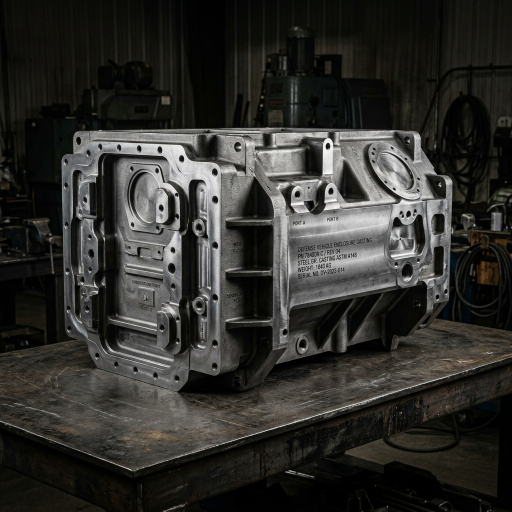
#> input picture images/defense_armored_casing.jpg, 1024 x 1024 px, given in place of page_1.png, which was not available (shown at 1/2 size)
$ python optimize_images.py
#> lines starting #> are read from the running program, lines starting #| are printed output that depends on the picture
"""
Builds the web-ready image set in assets/img/ from the source files in images/.

Run from the project root:   python tools/optimize_images.py
Requires Pillow (pip install pillow). Safe to re-run; outputs are overwritten.
"""
from pathlib import Path
from PIL import Image

ROOT = Path(__file__).resolve().parent.parent
SRC = ROOT / "images"
OUT = ROOT / "assets" / "img"
OUT.mkdir(parents=True, exist_ok=True)


def load(name, crop=None, bg=(255, 255, 255)):
#> called with name = 'page_1.png', crop = (86, 44, 2460, 1124), bg = (255, 255, 255)
    im = Image.open(SRC / name)
#> im is the input picture: PIL image 1024x1024 RGB; mean R, G, B 48.3, 47.6, 44.3
    if crop:
        im = im.crop(crop)
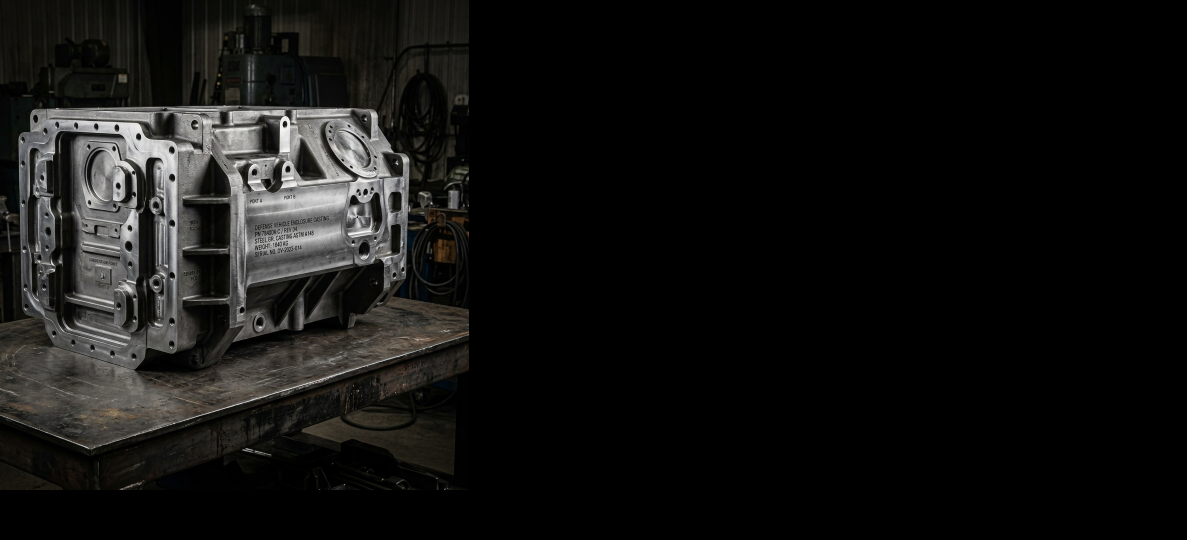
#> im: PIL image 2374x1080 RGB (shown at 1/2 size); mean R, G, B 18.9, 18.6, 17.5
    if im.mode in ("RGBA", "LA", "P"):
        im = im.convert("RGBA")
        flat = Image.new("RGB", im.size, bg)
        flat.paste(im, mask=im.split()[-1])
        im = flat
    return im.convert("RGB")


# [55 lines left out: functions _runs, frame_crop, trim_islands, not called in this run]


def save_webp(im, out_name, max_w=None, max_h=None, quality=80):
    im = im.copy()
    w, h = im.size
    scale = 1.0
    if max_w and w > max_w:
        scale = min(scale, max_w / w)
    if max_h and h > max_h:
        scale = min(scale, max_h / h)
    if scale < 1.0:
        im = im.resize((round(w * scale), round(h * scale)), Image.LANCZOS)
    path = OUT / out_name
    im.save(path, "WEBP", quality=quality, method=6)
    print(f"{out_name:40s} {im.size[0]}x{im.size[1]}  {path.stat().st_size // 1024} KB")
    return im.size


# Plant aerial photo, cropped out of the original deck cover slide
aerial = load("page_1.png", crop=(86, 44, 2460, 1124))
for w in (2000, 1280, 800):
    save_webp(aerial, f"plant-aerial-{w}.webp", max_w=w, quality=78)
#> this loop made 3 passes
#> pass 2, in save_webp (call 2), `im = im.resize((round(w * scale), round(h * scale)), Image.LANCZOS)`:
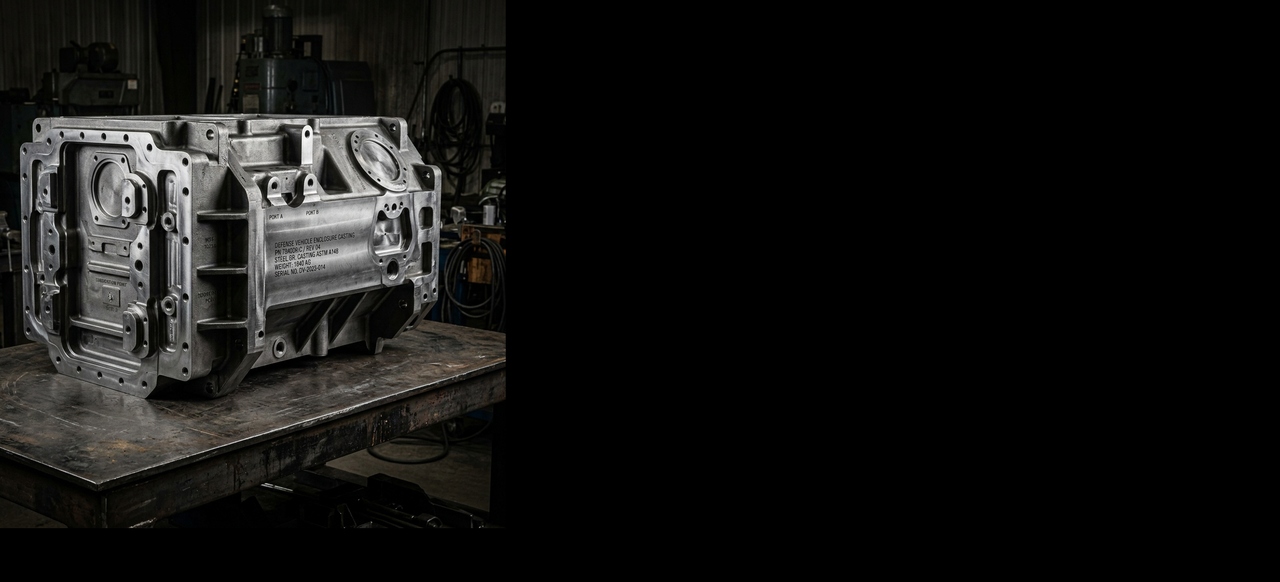
#> im: PIL image 1280x582 RGB; mean R, G, B 18.9, 18.6, 17.5

# Open Graph / social share image (1200x630, JPEG for widest support)
og = aerial.copy()
ow, oh = og.size
#> ow = 2374; oh = 1080
target_ratio = 1200 / 630
if ow / oh > target_ratio:
    nw = round(oh * target_ratio)
#> nw = 2057
    og = og.crop(((ow - nw) // 2, 0, (ow - nw) // 2 + nw, oh))
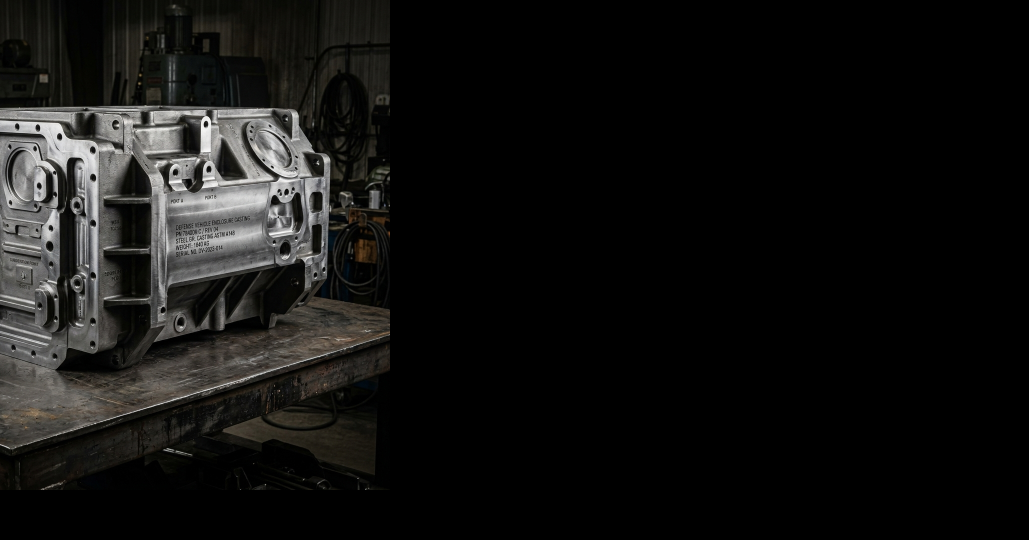
#> og: PIL image 2057x1080 RGB (shown at 1/2 size); mean R, G, B 19, 18.7, 17.5
else:
    nh = round(ow / target_ratio)
    og = og.crop((0, (oh - nh) // 2, ow, (oh - nh) // 2 + nh))
og = og.resize((1200, 630), Image.LANCZOS)
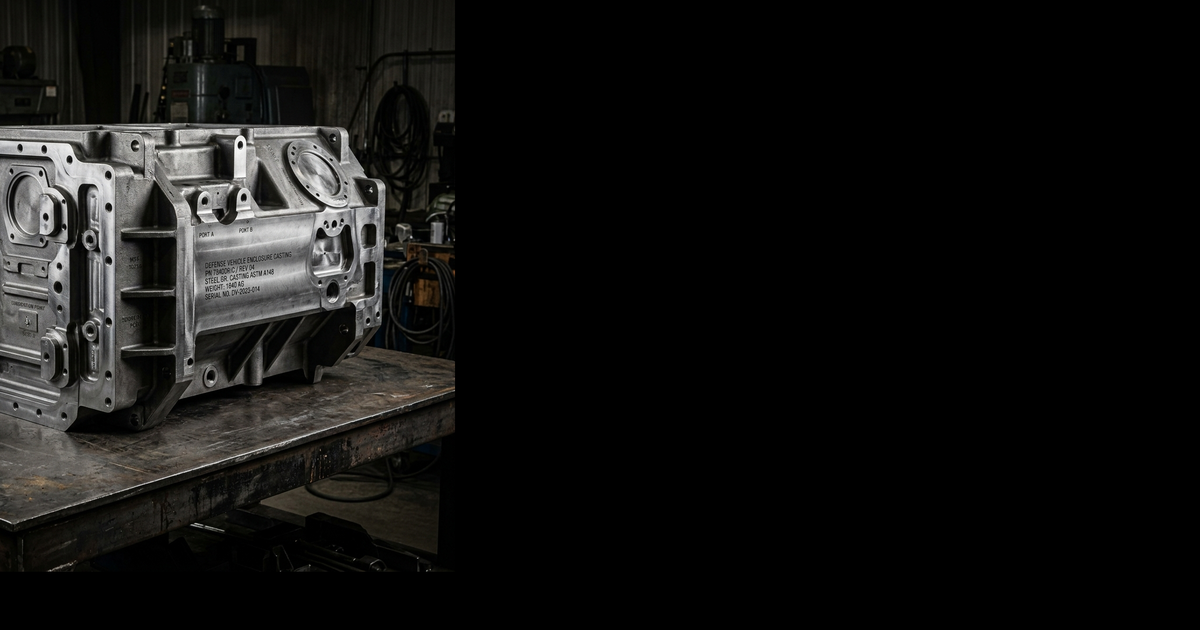
#> og: PIL image 1200x630 RGB; mean R, G, B 19, 18.7, 17.5
og.save(OUT / "og-image.jpg", "JPEG", quality=82, optimize=True, progressive=True)
print("og-image.jpg 1200x630")

save_webp(load("hero_red_godown_enhanced.png"), "plant-shed.webp", max_w=1200)
#> call 2 of load, with name = 'hero_red_godown_enhanced.png', bg = (255, 255, 255)
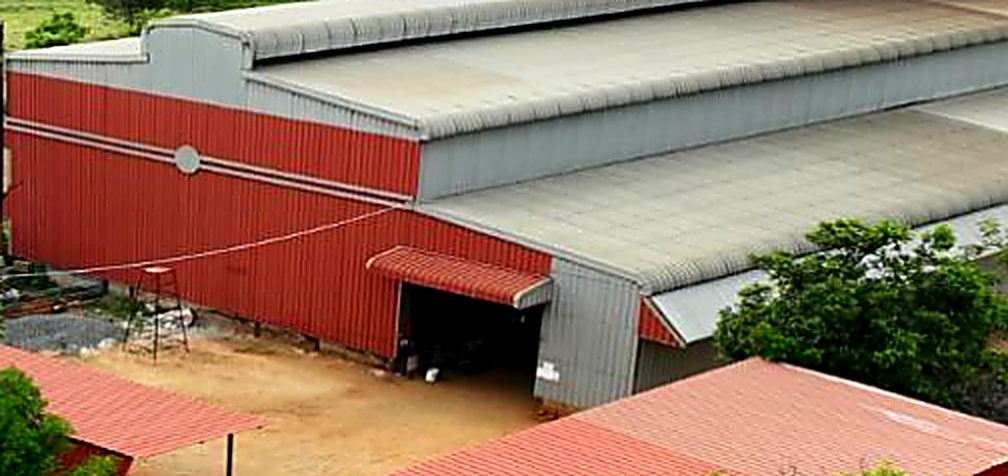
#> input picture images/hero_red_godown_enhanced.png, 1008 x 476 px
#> in load, im is the input picture: PIL image 1008x476 RGBA; mean R, G, B, A 149.9, 120.1, 99.9, 255
#> in load (call 2), `flat = Image.new("RGB", im.size, bg)`: flat: PIL image 1008x476 RGB; every value is 255
#| plant-shed.webp                          1008x476  52 KB

# People & partner interaction collage from the deck
save_webp(load("page_21.png", crop=(36, 318, 2636, 1458)), "people-collage.webp", max_w=1600, quality=76)
#> call 3 of load, with name = 'page_21.png', crop = (36, 318, 2636, 1458), bg = (255, 255, 255)
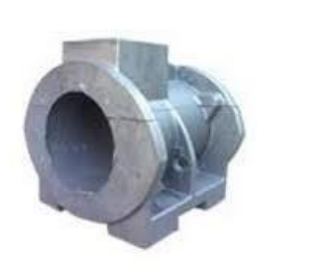
#> input picture images/defense_component_1.png, 313 x 273 px, given in place of page_21.png, which was not available
#> in load, im is the input picture: PIL image 313x273 RGBA; mean R, G, B, A 203.7, 207.1, 212.6, 255
#> in load (call 3), `im = im.crop(crop)`: im: PIL image 2600x1140 RGBA; every value is 0
#> in load (call 3), `flat = Image.new("RGB", im.size, bg)`: flat: PIL image 2600x1140 RGB; every value is 255
#> in save_webp (call 5), `im = im.resize((round(w * scale), round(h * scale)), Image.LANCZOS)`: im: PIL image 1600x702 RGB; every value is 255
#| people-collage.webp                      1600x702  2 KB

# Casting simulation screenshots and fab-to-cast photo from the deck
save_webp(load("page_13.png", crop=(53, 373, 1140, 1387)), "casting-simulation.webp", max_w=1000)
#> in load (call 4), `im = im.crop(crop)`: im: PIL image 1087x1014 RGBA; every value is 0
#> in load (call 4), `flat = Image.new("RGB", im.size, bg)`: flat: PIL image 1087x1014 RGB; every value is 255
#> in save_webp (call 6), `im = im.resize((round(w * scale), round(h * scale)), Image.LANCZOS)`: im: PIL image 1000x933 RGB; every value is 255
#| casting-simulation.webp                  1000x933  1 KB
#> (the run stopped early here; a loop or call above may not have finished)
